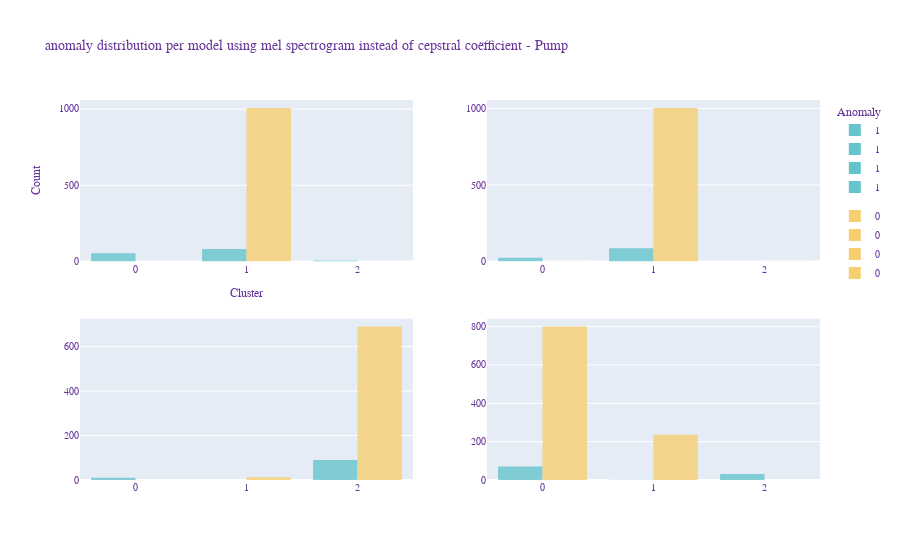

The cell this chart's notebook holds for it:
### Code cell
kmeans_results = [[],[],[],[]]
cluster_centers = [[],[],[],[]]
cluster_labels = [[],[],[],[]]

for idx, model in enumerate(models):

    # Use what would be known as the optimale amount of clusters.
    kmeans = KMeans(n_clusters=3)

    # fit the KMeans algorithm to the fan samples
    kmeans_results[idx] = kmeans.fit(model['mel_spect_n'].to_list())

    # clusters is the mean of each feature we have that defines a cluster.
    cluster_centers[idx] = kmeans.cluster_centers_

    # cluster labels are the predictions our fitted KMeans algortihm gives.
    cluster_labels[idx] = pd.Series(kmeans.labels_, name='cluster')
    
fig = make_subplots(rows=2, cols=2)
traces = [[],[],[],[]]

for x in range(4):
    
    traces[x] = px.histogram(
        color=models[x]['anomaly'], 
        x=cluster_labels[x], 
        opacity = 0.8, 
        color_discrete_sequence=px.colors.qualitative.Pastel
    )
    
fig.add_traces(list(traces[0].select_traces()), 1, 1)
fig.add_traces(list(traces[1].select_traces()), 1, 2)
fig.add_traces(list(traces[2].select_traces()), 2, 1)
fig.add_traces(list(traces[3].select_traces()), 2, 2)

fig.update_layout(
    title_text="anomaly distribution per model using mel spectrogram instead of cepstral coëfficient - Pump",
    xaxis_title="Cluster",
    yaxis_title="Count",
    legend_title="Anomaly",
    font=dict(
            family="Courier New, monospace",
            size=10,
            color="RebeccaPurple"
    ))

### Figure 1 — Plotly figure (JSON) as saved in the notebook; plotly's stock layout.template omitted (floating-point values rounded to 4 significant figures; data arrays with more than 128 entries replaced by an {"elided": "..."} marker saying what was removed)
{"data": [{"alignmentgroup": "True", "bingroup": "x", "hovertemplate": "color=1<br>x=%{x}<br>count=%{y}<extra></extra>", "legendgroup": "1", "marker": {"color": "rgb(102, 197, 204)", "opacity": 0.8, "pattern": {"shape": ""}}, "name": "1", "offsetgroup": "1", "orientation": "v", "showlegend": true, "type": "histogram", "x": {"elided": "143 int values"}, "xaxis": "x", "yaxis": "y"}, {"alignmentgroup": "True", "bingroup": "x", "hovertemplate": "color=0<br>x=%{x}<br>count=%{y}<extra></extra>", "legendgroup": "0", "marker": {"color": "rgb(246, 207, 113)", "opacity": 0.8, "pattern": {"shape": ""}}, "name": "0", "offsetgroup": "0", "orientation": "v", "showlegend": true, "type": "histogram", "x": {"elided": "1006 int values"}, "xaxis": "x", "yaxis": "y"}, {"alignmentgroup": "True", "bingroup": "x", "hovertemplate": "color=1<br>x=%{x}<br>count=%{y}<extra></extra>", "legendgroup": "1", "marker": {"color": "rgb(102, 197, 204)", "opacity": 0.8, "pattern": {"shape": ""}}, "name": "1", "offsetgroup": "1", "orientation": "v", "showlegend": true, "type": "histogram", "x": [1, 1, 1, 1, 1, 1, 1, 1, 1, 1, 1, 1, 1, 1, 1, 1, 1, 1, 1, 1, 1, 1, 1, 1, 1, 1, 1, 1, 1, 1, 1, 1, 1, 1, 1, 1, 1, 1, 1, 1, 1, 1, 1, 1, 1, 1, 1, 1, 1, 1, 1, 1, 1, 1, 1, 1, 1, 1, 1, 1, 1, 1, 1, 1, 1, 1, 1, 1, 1, 1, 0, 0, 0, 0, 0, 0, 0, 0, 0, 0, 0, 0, 1, 0, 1, 1, 0, 0, 0, 0, 1, 0, 0, 0, 0, 0, 0, 0, 1, 1, 1, 1, 1, 1, 1, 1, 1, 1, 1, 1, 1], "xaxis": "x2", "yaxis": "y2"}, {"alignmentgroup": "True", "bingroup": "x", "hovertemplate": "color=0<br>x=%{x}<br>count=%{y}<extra></extra>", "legendgroup": "0", "marker": {"color": "rgb(246, 207, 113)", "opacity": 0.8, "pattern": {"shape": ""}}, "name": "0", "offsetgroup": "0", "orientation": "v", "showlegend": true, "type": "histogram", "x": {"elided": "1005 int values"}, "xaxis": "x2", "yaxis": "y2"}, {"alignmentgroup": "True", "bingroup": "x", "hovertemplate": "color=1<br>x=%{x}<br>count=%{y}<extra></extra>", "legendgroup": "1", "marker": {"color": "rgb(102, 197, 204)", "opacity": 0.8, "pattern": {"shape": ""}}, "name": "1", "offsetgroup": "1", "orientation": "v", "showlegend": true, "type": "histogram", "x": [2, 2, 2, 2, 2, 2, 2, 2, 2, 2, 2, 2, 2, 2, 2, 2, 2, 2, 2, 2, 2, 2, 2, 2, 2, 2, 2, 2, 2, 2, 2, 2, 2, 2, 2, 2, 2, 2, 2, 2, 2, 2, 2, 2, 2, 2, 2, 2, 2, 2, 2, 2, 2, 2, 2, 2, 2, 2, 2, 2, 2, 2, 2, 2, 2, 2, 2, 2, 2, 2, 2, 2, 2, 2, 2, 2, 2, 2, 2, 2, 0, 0, 0, 0, 0, 0, 0, 0, 0, 0, 2, 2, 2, 2, 2, 2, 2, 2, 2, 2], "xaxis": "x3", "yaxis": "y3"}, {"alignmentgroup": "True", "bingroup": "x", "hovertemplate": "color=0<br>x=%{x}<br>count=%{y}<extra></extra>", "legendgroup": "0", "marker": {"color": "rgb(246, 207, 113)", "opacity": 0.8, "pattern": {"shape": ""}}, "name": "0", "offsetgroup": "0", "orientation": "v", "showlegend": true, "type": "histogram", "x": {"elided": "702 int values"}, "xaxis": "x3", "yaxis": "y3"}, {"alignmentgroup": "True", "bingroup": "x", "hovertemplate": "color=1<br>x=%{x}<br>count=%{y}<extra></extra>", "legendgroup": "1", "marker": {"color": "rgb(102, 197, 204)", "opacity": 0.8, "pattern": {"shape": ""}}, "name": "1", "offsetgroup": "1", "orientation": "v", "showlegend": true, "type": "histogram", "x": [0, 0, 0, 1, 0, 0, 0, 0, 0, 0, 0, 0, 0, 0, 0, 0, 0, 0, 0, 0, 0, 0, 0, 0, 0, 0, 0, 0, 0, 0, 0, 0, 0, 0, 2, 2, 2, 2, 2, 2, 2, 2, 2, 2, 2, 2, 2, 2, 2, 2, 2, 2, 2, 2, 2, 2, 2, 2, 2, 2, 2, 2, 2, 2, 2, 0, 0, 0, 0, 0, 0, 0, 0, 0, 0, 0, 0, 0, 0, 0, 0, 0, 0, 0, 0, 0, 0, 0, 0, 0, 0, 0, 0, 0, 0, 0, 0, 0, 0, 0, 0, 0], "xaxis": "x4", "yaxis": "y4"}, {"alignmentgroup": "True", "bingroup": "x", "hovertemplate": "color=0<br>x=%{x}<br>count=%{y}<extra></extra>", "legendgroup": "0", "marker": {"color": "rgb(246, 207, 113)", "opacity": 0.8, "pattern": {"shape": ""}}, "name": "0", "offsetgroup": "0", "orientation": "v", "showlegend": true, "type": "histogram", "x": {"elided": "1036 int values"}, "xaxis": "x4", "yaxis": "y4"}], "layout": {"font": {"color": "RebeccaPurple", "family": "Courier New, monospace", "size": 10}, "legend": {"title": {"text": "Anomaly"}}, "title": {"text": "anomaly distribution per model using mel spectrogram instead of cepstral coëfficient - Pump"}, "xaxis": {"anchor": "y", "domain": [0, 0.45], "title": {"text": "Cluster"}}, "xaxis2": {"anchor": "y2", "domain": [0.55, 1]}, "xaxis3": {"anchor": "y3", "domain": [0, 0.45]}, "xaxis4": {"anchor": "y4", "domain": [0.55, 1]}, "yaxis": {"anchor": "x", "domain": [0.575, 1], "title": {"text": "Count"}}, "yaxis2": {"anchor": "x2", "domain": [0.575, 1]}, "yaxis3": {"anchor": "x3", "domain": [0, 0.425]}, "yaxis4": {"anchor": "x4", "domain": [0, 0.425]}}}
